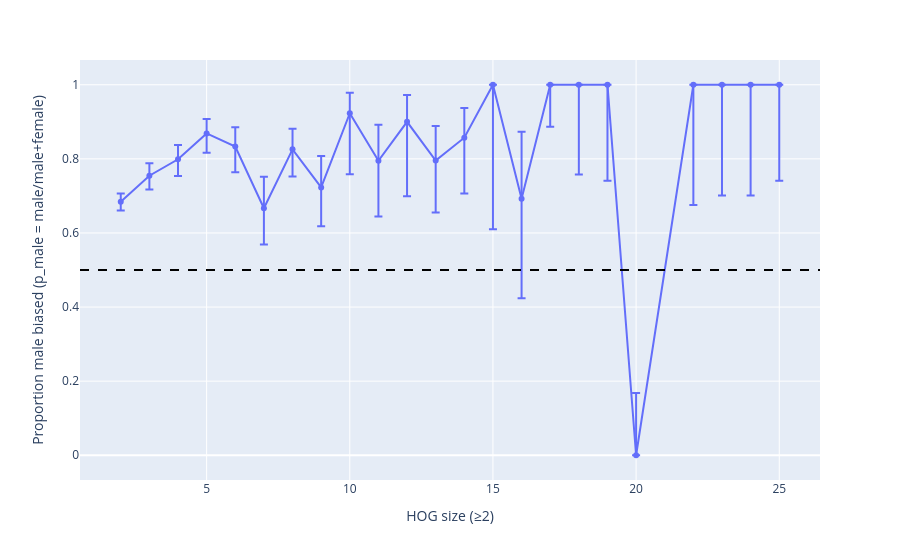

Notebook source saved alongside this figure:
### Markdown cell above
Plot

### Code cell
fig1 = px.line(
    hog_counts,
    x="HOG_size",
    y="p_male",
    markers=True,
    hover_data={
        "male": True,
        "female": True,
        "total_biased": True,
        "p_male": ":.3f"
    }
)

fig1.update_traces(
    error_y=dict(
        type="data",
        symmetric=False,
        array=hog_counts["ci_upper"] - hog_counts["p_male"],
        arrayminus=hog_counts["p_male"] - hog_counts["ci_lower"]
    )
)

fig1.add_hline(
    y=0.5,
    line_dash="dash",
    line_color="black"
)

fig1.update_layout(
    xaxis_title="HOG size (≥2)",
    yaxis_title="Proportion male biased (p_male = male/male+female)",
)

fig1.show()

### Figure 1 — Plotly figure (JSON) as saved in the notebook; plotly's stock layout.template omitted (floating-point values rounded to 4 significant figures)
{"data": [{"customdata": [[1061, 490, 1551], [427, 139, 566], [278, 70, 348], [185, 28, 213], [120, 24, 144], [66, 33, 99], [109, 23, 132], [60, 23, 83], [24, 2, 26], [31, 8, 39], [18, 2, 20], [35, 9, 44], [30, 5, 35], [6, 0, 6], [9, 4, 13], [30, 0, 30], [12, 0, 12], [11, 0, 11], [0, 19, 19], [8, 0, 8], [9, 0, 9], [9, 0, 9], [11, 0, 11]], "error_y": {"array": [0.02266, 0.03367, 0.03875, 0.03892, 0.05203, 0.0851, 0.05524, 0.08479, 0.05557, 0.09733, 0.07213, 0.09301, 0.08026, -1.11e-16, 0.1809, 0.0, 0.0, 0.0, 0.1682, 0.0, 0.0, 0.0, 0.0], "arrayminus": [0.02357, 0.0371, 0.04528, 0.05198, 0.06936, 0.09755, 0.07366, 0.1045, 0.1645, 0.1502, 0.201, 0.1405, 0.1509, 0.3903, 0.2686, 0.1135, 0.2425, 0.2588, 0.0, 0.3244, 0.2992, 0.2992, 0.2588], "symmetric": false, "type": "data"}, "hovertemplate": "HOG_size=%{x}<br>p_male=%{y:.3f}<br>male=%{customdata[0]}<br>female=%{customdata[1]}<br>total_biased=%{customdata[2]}<extra></extra>", "legendgroup": "", "line": {"color": "#636efa", "dash": "solid"}, "marker": {"symbol": "circle"}, "mode": "lines+markers", "name": "", "orientation": "v", "showlegend": false, "type": "scatter", "x": [2, 3, 4, 5, 6, 7, 8, 9, 10, 11, 12, 13, 14, 15, 16, 17, 18, 19, 20, 22, 23, 24, 25], "xaxis": "x", "y": [0.6841, 0.7544, 0.7989, 0.8685, 0.8333, 0.6667, 0.8258, 0.7229, 0.9231, 0.7949, 0.9, 0.7955, 0.8571, 1.0, 0.6923, 1.0, 1.0, 1.0, 0.0, 1.0, 1.0, 1.0, 1.0], "yaxis": "y"}], "layout": {"legend": {"tracegroupgap": 0}, "margin": {"t": 60}, "shapes": [{"line": {"color": "black", "dash": "dash"}, "type": "line", "x0": 0, "x1": 1, "xref": "x domain", "y0": 0.5, "y1": 0.5, "yref": "y"}], "xaxis": {"anchor": "y", "domain": [0, 1], "title": {"text": "HOG size (≥2)"}}, "yaxis": {"anchor": "x", "domain": [0, 1], "title": {"text": "Proportion male biased (p_male = male/male+female)"}}}}
